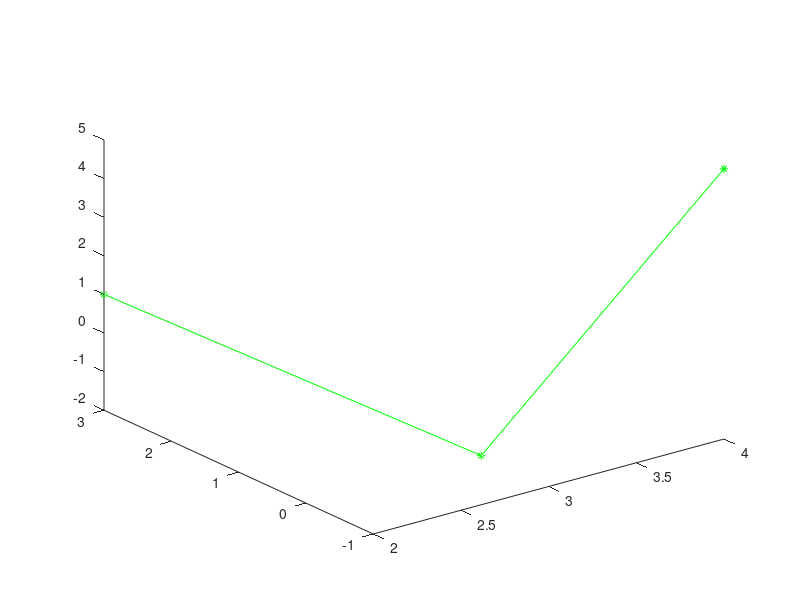

MATLAB code for this plot: (Note: this script raises an error after producing the figure.)
%% Práctica de laboratorio 4. Cálculo.

%% Gráficas en 3D

clear all
plot3(2,3,1) % Dibuja el punto(2,3,1) ¡pero apenas se ve!
plot3(2,3,1,'*r') % Dibuja el punto(2,3,1) con un asterisco rojo.
plot3([2,3,4],[3,0,-1],[1,-2,5]) % Poligonal que une (2,3,1),(3,0,-2) y (4,-1,5)
plot3([2,3,4],[3,0,-1],[1,-2,5],'g*') % Dibuja (2,3,1),(3,0,-2) y (4,-1,5) con *verde.
plot3([2,3,4],[3,0,-1],[1,-2,5],'g*-')% Dibuja también la poligonal.

%% Expresiones y funciones simbólicas de varias variables

clear all
syms x y
f(x,y)=x*exp(-x^2-y^2)
f(1,2)

%% Representación de una superficie

clear all
syms x y
f(x,y)=x*exp(-x^2-y^2)
subplot(2,1,1), fsurf(f,[-3,3,-2,2])
subplot(2,1,2), fsurf(f,[-3,3,-2,2],'ShowContours','on')

%% Representar f(x,y)=x^2+y^2 en el rectángulo [-2,2]x[-3,3] con curvas de nivel

clear all
clear, close all
syms x y
f(x,y)=x^2+y^2
fsurf(f,[-2,2,-3,3] ,'ShowContours','on')

%% Representar f(x,y)=xy/(x^2+y^2) en el rectángulo [-2,2]x[-2,2]. En una 
% segunda ventana representar la misma función usando una malla de 51x51 puntos.

clear all
syms x y
f(x,y)=x*y/(x^2+y^2);
fsurf(f,[-2,2,-2,2])
figure(2)
fsurf(f,[-2,2,-2,2],'MeshDensity',51)

%% Derivadas parciales

clear all
syms x y
f(x,y)=x^2*cos(y)+x*y^2;
dxf=diff(f,x)
dyf=diff(f,y)
grad=[dxf,dyf]
gradient(f) % Vector columna en lugar de fila

%% Dada f(x,y)=arctan(y/x), calcular la expresión E(x,y)=d^2f(x,y)/dx^2+d^2f(x,y)/dy^2

clear all
syms x y
f(x,y)=atan(y/x)
E(x,y)=diff(f,x,2)+ diff(f,y,2)
simplify(E)

%% Dada la función f(x,y)=x^2+sen(xy):
% 1. Calcula el vector gradiente de f

clear all
syms x y
f(x,y)=x^2+sin(x*y)
grad=[diff(f,x),diff(f,y)]

% 2. Calcula el valor del gradiente de f en (1,-2)

grad(1,-2)
double(ans)

% 3. Calcula d^3f(x,y)7(dx^2dy)

diff(diff(f,y),x,2)

%% Extremos relativos
% Dada f(x,y)=x^2+y^2+xy^2:
% 1. Calcula y clasifica los puntos críticos de f. ¿hay extremos relativos?

clear all
syms x y
f(x,y)=x^2+y^2+x*y^2; pretty(f)
fx=diff(f,x)
fy=diff(f,y)
[xs,ys]=solve(fx,fy) % Calculamos los puntos críticos
fxx = diff(fx,x)
fyy = diff(fy,y)
fxy = diff(fx,y)
H=[fxx, fxy; fxy, fyy] % Hallamos la matriz Hessiana
H1=H(xs(1),ys(1)) % Evaluamos la matriz Hessiana en cada punto crítico
det(H1) % Definida positiva mínimo relativo
H2=H(xs(2),ys(2))
det(H2) % Indefinida punto de silla
H3=H(xs(3),ys(3))
det(H3) % Indefinida punto de silla
zs=f(xs,ys) % Evaluamos en los puntos críticos

% 2. Representa gráficamente f y los puntos críticos en el rectángulo [-3,1]x[-2,2]

fsurf(f,[-3,1,-2,2])
hold on
plot3(xs,ys,zs,'g*')